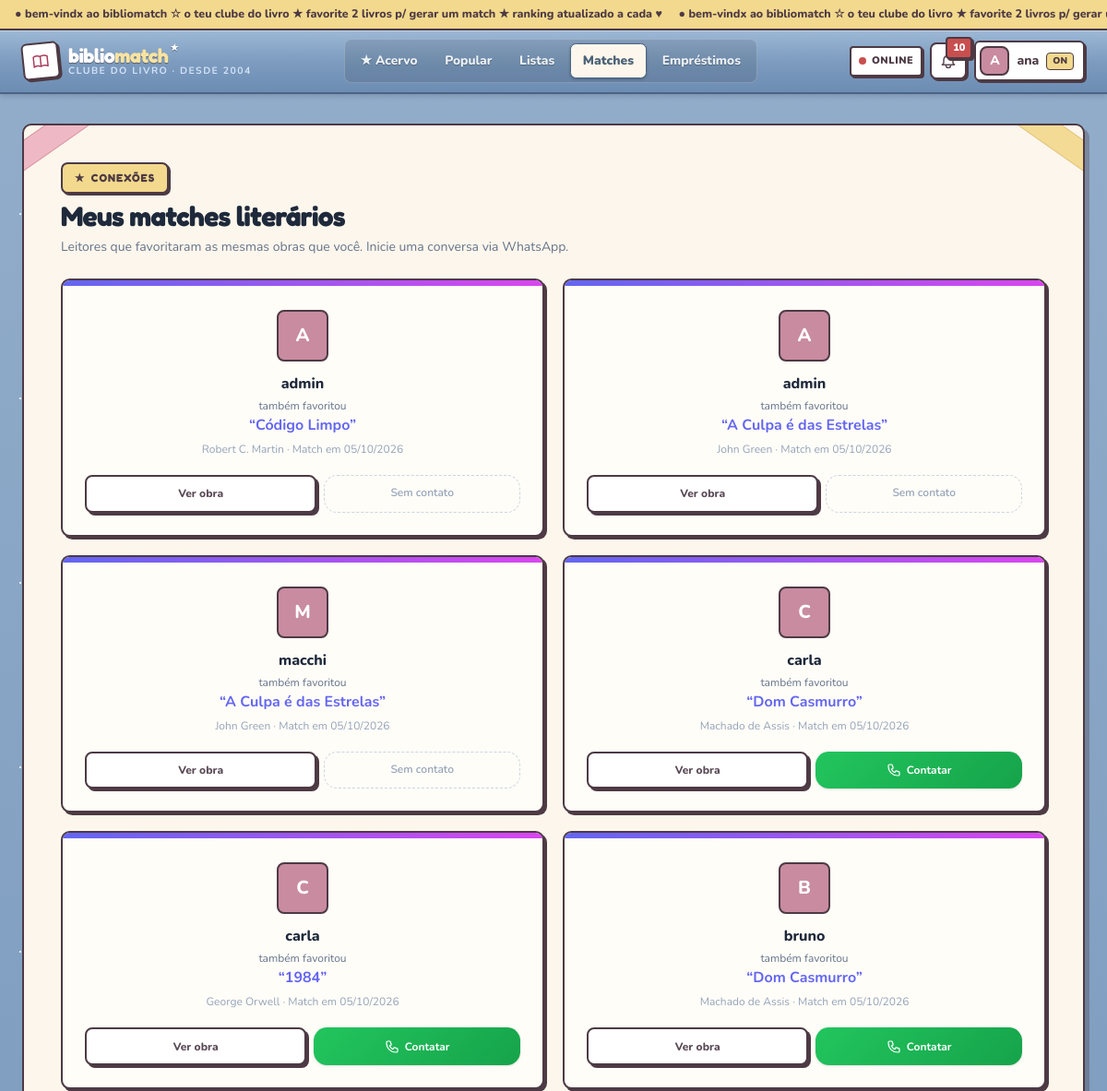
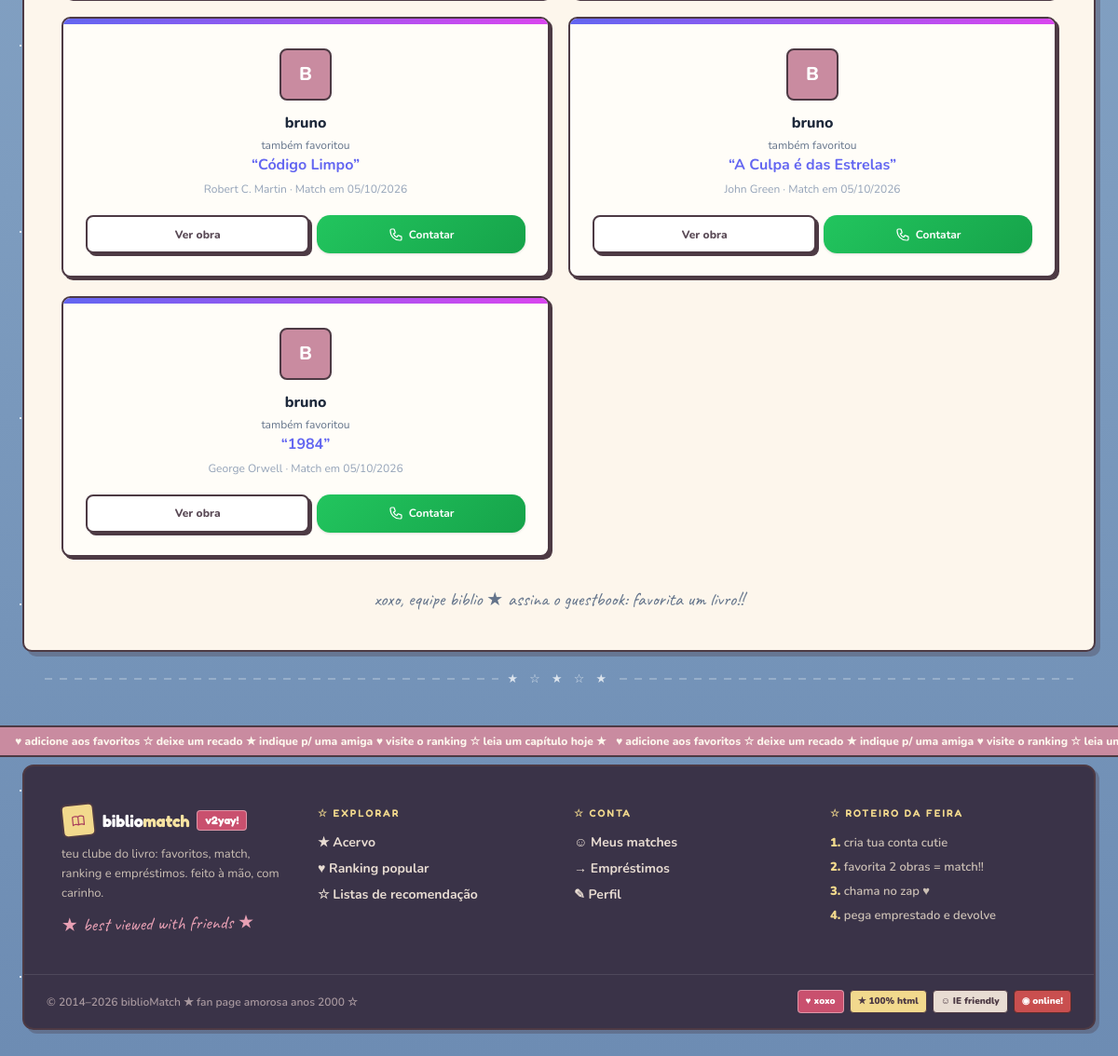
The page /matches/ (signed in) on the database its author committed (2 pictures, top to bottom).
### core/models.py (models this page shows, shortened)
class MatchLiterario(models.Model):
    livro = models.ForeignKey(Livro, on_delete=models.CASCADE, related_name="matches")
    usuario1 = models.ForeignKey(User, on_delete=models.CASCADE, related_name="matches_como_1")
    usuario2 = models.ForeignKey(User, on_delete=models.CASCADE, related_name="matches_como_2")
    criado_em = models.DateTimeField(auto_now_add=True)
    class Meta:
        ordering = ["-criado_em"]
        constraints = [
            models.UniqueConstraint(fields=["livro", "usuario1", "usuario2"], name="match_unico")
        ]

class Livro(models.Model):
    titulo = models.CharField(max_length=200)
    autor = models.CharField(max_length=150)
    area = models.CharField(max_length=50, choices=AREAS, default="Ficção")
    descricao = models.TextField(blank=True)
    ano = models.PositiveIntegerField(null=True, blank=True)
    isbn = models.CharField(max_length=30, blank=True)
    capa_url = models.URLField(blank=True, help_text="Link da capa (opcional, ideal p/ feira)")
    capa = models.ImageField(upload_to="capas/", blank=True, null=True)
    estoque_total = models.PositiveIntegerField(default=3)
    criado_em = models.DateTimeField(auto_now_add=True)
    class Meta:
        ordering = ["titulo"]

### core/views.py (the view)
# urls.py: path("matches/", views.meus_matches, name="matches"),
@login_required
def meus_matches(request):
    matches = (MatchLiterario.objects
               .filter(Q(usuario1=request.user) | Q(usuario2=request.user))
               .select_related("livro", "usuario1", "usuario2"))
    cards = []
    for m in matches:
        outro = m.usuario2 if m.usuario1 == request.user else m.usuario1
        profile, _ = Profile.objects.get_or_create(usuario=outro)
        cards.append({
            "match": m, "outro": outro,
            "telefone": profile.telefone_somente_digitos,
            "wa_url": profile.whatsapp_url(m.livro.titulo),
        })
    return render(request, "core/matches.html", {"cards": cards})

### core/templates/core/matches.html (shortened to what this page needs)
{% extends 'core/base.html' %}
{% block content %}
<div class="space-y-1.5 max-w-2xl">
  <span class="eyebrow">Conexões</span>
  <h1 class="text-2xl sm:text-3xl font-extrabold tracking-tight">Meus matches literários</h1>
  <p class="text-sm text-slate-500">Leitores que favoritaram as mesmas obras que você. Inicie uma conversa via WhatsApp.</p>
</div>
<div class="grid sm:grid-cols-2 gap-3 sm:gap-5 mt-6">
{% for c in cards %}
<article class="card card-hover p-5 sm:p-6 text-center relative overflow-hidden">
  <div class="absolute inset-x-0 top-0 h-1.5" style="background:linear-gradient(90deg,#6366f1,#d946ef)"></div>
  <span class="avatar w-14 h-14 text-xl mx-auto mt-2">{{ c.outro.username|first|upper }}</span>
  <p class="font-extrabold mt-3">{{ c.outro.username }}</p>
  <p class="text-xs text-slate-500 mt-1">também favoritou</p>
  <a href="{% url 'livro_detalhe' c.match.livro.pk %}" class="inline-block font-bold text-indigo-500 hover:underline mt-0.5 leading-snug">“{{ c.match.livro.titulo }}”</a>
  <p class="text-xs text-slate-400 mt-1.5">{{ c.match.livro.autor }} · Match em {{ c.match.criado_em|date:"d/m/Y" }}</p>
  <div class="flex gap-2 mt-5">
    <a href="{% url 'livro_detalhe' c.match.livro.pk %}" class="btn-ghost text-xs flex-1">Ver obra</a>
    {% if c.wa_url %}
    <a href="{{ c.wa_url }}" target="_blank" rel="noopener" class="flex-1 inline-flex items-center justify-center gap-1.5 text-xs font-bold text-white rounded-[.9rem] py-2.5 px-3 hover:brightness-105 hover:scale-[1.02] active:scale-100 transition shadow" style="background:linear-gradient(135deg,#22c55e,#16a34a)">{% include 'core/partials/icon.html' with name='phone' cls='w-4 h-4' %}Contatar</a>
    {% else %}
    <span class="flex-1 text-center text-xs font-semibold text-slate-400 border border-dashed border-slate-300 rounded-[.9rem] py-2.5" title="Este leitor ainda não cadastrou telefone">Sem contato</span>
    {% endif %}
  </div>
</article>
{% endfor %}
</div>
{% endblock %}

### core/templates/core/base.html (shortened to what this page needs)
<!DOCTYPE html>
<html lang="pt-br" class="">
<head>
<script src="https://cdn.tailwindcss.com"></script>
</head>
<body class="starry text-slate-800 min-h-screen flex flex-col">
<div class="ticker overflow-hidden border-b-2 border-[#4d3a44] text-[#4d3a44] text-[12.5px] font-extrabold" style="background:#f2d98d" role="note" aria-label="Avisos da comunidade">
  <div class="ticker-track py-1.5">
    <span class="px-4"><span class="anim-blink">●</span> bem-vindx ao bibliomatch ☆ o teu clube do livro ★ favorite 2 livros p/ gerar um match ★ ranking atualizado a cada ♥ &nbsp;&nbsp;&nbsp; <span class="anim-blink">●</span> bem-vindx ao bibliomatch ☆ o teu clube do livro ★ favorite 2 livros p/ gerar um match ★ ranking atualizado a cada ♥ &nbsp;&nbsp;&nbsp;</span>
  </div>
</div>
<header class="sticky top-0 z-40 glossy-bar border-b-2 border-[#4a6484]">
<nav class="max-w-7xl mx-auto px-4 sm:px-6 flex items-center justify-between h-[4.2rem] gap-2">
  <a href="{% url 'home' %}" class="flex items-center gap-2.5 shrink-0 group">
    <span class="w-10 h-10 rounded-md grid place-items-center bg-white border-2 border-[#4d3a44] shadow-[2px_2px_0_#4d3a44] -rotate-6 group-hover:rotate-3 transition-transform text-[#a83e5c]">{% include 'core/partials/icon.html' with name='book' cls='w-5 h-5' %}</span>
    <span class="leading-none">
      <span class="font-display font-bold text-[1.35rem] text-white tracking-tight block" style="text-shadow:0 1px 0 rgba(60,50,60,.6)">biblio<span class="text-[#f7e3a1]">match</span><sup class="text-[10px] align-super ml-0.5 inline-block spin-slow">★</sup></span>
      <span class="hidden sm:block text-[10.5px] font-bold text-blue-100/90 tracking-[.14em] uppercase">clube do livro · desde 2004</span>
    </span>
  </a>
  {% with active=request.resolver_match.url_name %}
  <div class="hidden md:flex items-center gap-1 text-sm font-medium bg-black/10 rounded-lg p-1 border border-white/20">
    <a href="{% url 'livros' %}" class="nav-link {% if active == 'livros' or active == 'livro_detalhe' %}active{% endif %}">★ Acervo</a>
    <a href="{% url 'ranking' %}" class="nav-link {% if active == 'ranking' %}active{% endif %}">Popular</a>
    <a href="{% url 'colecoes' %}" class="nav-link {% if active == 'colecoes' or active == 'colecao_detalhe' %}active{% endif %}">Listas</a>
    {% if user.is_authenticated %}
    <a href="{% url 'matches' %}" class="nav-link {% if active == 'matches' %}active{% endif %}">Matches</a>
    <a href="{% url 'meus_emprestimos' %}" class="nav-link {% if active == 'meus_emprestimos' %}active{% endif %}">Empréstimos</a>
    {% endif %}
  </div>
  {% endwith %}
  <div class="flex items-center gap-2">
    <span class="hidden sm:inline-flex items-center gap-1.5 text-[11px] font-black uppercase tracking-wider bg-white border-2 border-[#4d3a44] rounded px-2 py-1.5 shadow-[2px_2px_0_#4d3a44] text-[#4d3a44]" title="sempre online ★"><span class="w-2 h-2 rounded-full bg-[#c94f4f] inline-block anim-blink"></span>online</span>
    {% if user.is_authenticated %}
    <a href="{% url 'notificacoes' %}" class="icon-btn !bg-white relative" title="Notificações" aria-label="Notificações">{% include 'core/partials/icon.html' with name='bell' cls='w-5 h-5' %}
      {% if notificacoes_nao_lidas %}<span class="absolute -top-2 -right-2 min-w-[1.4rem] h-6 px-1.5 rounded bg-[#c94f4f] border-2 border-[#4d3a44] text-white text-[11px] font-black grid place-items-center shadow-[2px_2px_0_#4d3a44]">{{ notificacoes_nao_lidas }}</span>{% endif %}
    </a>
    <a href="{% url 'perfil' %}" class="hidden sm:flex items-center gap-2 pl-1 pr-2.5 py-1 rounded-md bg-white border-2 border-[#4d3a44] shadow-[2px_2px_0_#4d3a44] hover:-translate-y-0.5 transition text-[#4d3a44]" title="Meu perfil ★ {{ user.username }}">
      <span class="avatar w-8 h-8 text-sm !border-[#4d3a44]">{{ user.username|first|upper }}</span>
      <span class="text-sm font-extrabold max-w-[7rem] truncate">{{ user.username }}</span>
      <span class="text-[10px] font-black bg-[#f2d98d] border border-[#4d3a44] rounded px-1.5 py-px">ON</span>
    </a>
    {% else %}
    <a href="{% url 'login' %}" class="glossy-btn hidden sm:inline-block text-sm font-extrabold px-4 py-2 rounded-md text-white">Entrar</a>
    <a href="{% url 'cadastro' %}" class="btn-primary btn-shine !py-2.5 !text-[13px]">★ Criar conta</a>
    {% endif %}
  </div>
</nav>
</header>
<main class="flex-1 w-full max-w-7xl mx-auto px-3 sm:px-6 py-5 sm:py-8 pb-24 md:pb-10">
<div class="page-sheet p-4 sm:p-8 lg:p-10 relative overflow-hidden">
  <div class="pointer-events-none absolute -top-1 -left-6 w-28 h-7 rotate-[-35deg] bg-[#e8a0b4]/70 border-y border-[#a83e5c]/30" aria-hidden="true"></div>
  <div class="pointer-events-none absolute -top-1 -right-6 w-28 h-7 rotate-[35deg] bg-[#f2d98d]/90 border-y border-yellow-700/20" aria-hidden="true"></div>
  {% block content %}{% endblock %}
  <p class="font-hand text-center text-xl mt-8 text-slate-500">xoxo, equipe biblio ★ assina o guestbook: favorita um livro!!</p>
</div>
<div class="divider-stars mt-5 px-6 select-none" aria-hidden="true">★ ☆ ★ ☆ ★</div>
</main>
<div class="ticker overflow-hidden border-y-2 border-[#4d3a44] text-[#fdf6ec] text-[12px] font-extrabold" style="background:#c98ba0" aria-hidden="true">
  <div class="ticker-track rev py-1.5">
    <span class="px-4">♥ adicione aos favoritos ☆ deixe um recado ★ indique p/ uma amiga ♥ visite o ranking ☆ leia um capítulo hoje ★&nbsp;&nbsp;&nbsp;♥ adicione aos favoritos ☆ deixe um recado ★ indique p/ uma amiga ♥ visite o ranking ☆ leia um capítulo hoje ★&nbsp;&nbsp;&nbsp;</span>
  </div>
</div>
<footer class="mt-2 pb-24 md:pb-8">
<div class="max-w-7xl mx-auto px-3 sm:px-6">
<div class="rounded-xl border-2 border-[#4d3a44] overflow-hidden shadow-[4px_4px_0_rgba(70,50,60,.3)] bg-[#3a3348] text-[#e8dcd2]">
  <div class="grid gap-8 sm:grid-cols-2 lg:grid-cols-4 text-sm p-6 sm:p-10">
    <div class="space-y-2">
      <p class="flex items-center gap-2 font-display font-bold text-lg text-white"><span class="w-9 h-9 rounded-md grid place-items-center bg-[#f2d98d] text-[#a83e5c] border-2 border-[#4d3a44] -rotate-6">{% include 'core/partials/icon.html' with name='book' cls='w-4 h-4' %}</span>biblio<span class="text-[#f7e3a1] -ml-2">match</span> <span class="text-xs bg-[#c9506e] text-white rounded px-2 py-0.5 border border-white/40">v2yay!</span></p>
      <p class="text-[#cbbfb4] leading-relaxed text-[13px]">teu clube do livro: favoritos, match, ranking e empréstimos. feito à mão, com carinho.</p>
      <p class="font-hand text-xl text-[#e8a0b4] -rotate-1">★ best viewed with friends ★</p>
    </div>
    <div><p class="font-display font-semibold mb-3 text-[11px] uppercase tracking-[.18em] text-[#f2d98d]">☆ explorar</p><div class="flex flex-col gap-2 text-[#e8dcd2] font-bold"><a class="hover:text-[#f2d98d] w-fit hover:underline decoration-wavy" href="{% url 'livros' %}">★ Acervo</a><a class="hover:text-[#f2d98d] w-fit hover:underline decoration-wavy" href="{% url 'ranking' %}">♥ Ranking popular</a><a class="hover:text-[#f2d98d] w-fit hover:underline decoration-wavy" href="{% url 'colecoes' %}">☆ Listas de recomendação</a></div></div>
    <div><p class="font-display font-semibold mb-3 text-[11px] uppercase tracking-[.18em] text-[#f2d98d]">☆ conta</p><div class="flex flex-col gap-2 text-[#e8dcd2] font-bold">{% if user.is_authenticated %}<a class="hover:text-[#f2d98d] w-fit" href="{% url 'matches' %}">☺ Meus matches</a><a class="hover:text-[#f2d98d] w-fit" href="{% url 'meus_emprestimos' %}">→ Empréstimos</a><a class="hover:text-[#f2d98d] w-fit" href="{% url 'perfil' %}">✎ Perfil</a>{% else %}<a class="hover:text-[#f2d98d] w-fit" href="{% url 'login' %}">Entrar →</a><a class="hover:text-[#f2d98d] w-fit" href="{% url 'cadastro' %}">★ Criar conta</a>{% endif %}</div></div>
    <div><p class="font-display font-semibold mb-3 text-[11px] uppercase tracking-[.18em] text-[#f2d98d]">☆ roteiro da feira</p><ol class="text-[#cbbfb4] space-y-1.5 list-none text-[13px] font-semibold"><li><b class="text-[#f2d98d]">1.</b> cria tua conta cutie</li><li><b class="text-[#f2d98d]">2.</b> favorita 2 obras = match!!</li><li><b class="text-[#f2d98d]">3.</b> chama no zap ♥</li><li><b class="text-[#f2d98d]">4.</b> pega emprestado e devolve</li></ol></div>
  </div>
  <div class="border-t border-white/10 px-6 py-4 flex flex-col sm:flex-row items-center gap-3 justify-between text-[12px]">
    <p class="text-[#a8989f] font-semibold">© 2014–2026 biblioMatch ★ fan page amorosa anos 2000 ☆</p>
    <div class="flex items-center gap-1.5" aria-label="Selos">
      <span class="text-[10px] font-black px-2 py-1 rounded bg-[#c9506e] text-white border border-white/40">♥ xoxo</span>
      <span class="text-[10px] font-black px-2 py-1 rounded bg-[#f2d98d] text-[#4d3a44] border border-[#4d3a44]">★ 100% html</span>
      <span class="text-[10px] font-black px-2 py-1 rounded bg-[#e8dcd2] text-[#4d3a44] border border-[#4d3a44]">☺ IE friendly</span>
      <span class="hidden sm:inline text-[10px] font-black px-2 py-1 rounded bg-[#c94f4f] text-white border border-[#5a2b2b] anim-blink">◉ online!</span>
    </div>
  </div>
</div>
</div>
</footer>
</body>
</html>

### rows shown on the page
MatchLiterario: outro.username|first "A", outro.username "admin", match.livro.titulo "Código Limpo", match.livro.autor "Robert C. Martin", match.criado_em "05/10/2026", shows "Sem contato"
MatchLiterario: outro.username|first "A", outro.username "admin", match.livro.titulo "A Culpa é das Estrelas", match.livro.autor "John Green", match.criado_em "05/10/2026", shows "Sem contato"
MatchLiterario: outro.username|first "M", outro.username "macchi", match.livro.titulo "A Culpa é das Estrelas", match.livro.autor "John Green", match.criado_em "05/10/2026", shows "Sem contato"
MatchLiterario: outro.username|first "C", outro.username "carla", match.livro.titulo "Dom Casmurro", match.livro.autor "Machado de Assis", match.criado_em "05/10/2026"
MatchLiterario: outro.username|first "C", outro.username "carla", match.livro.titulo "1984", match.livro.autor "George Orwell", match.criado_em "05/10/2026"
MatchLiterario: outro.username|first "B", outro.username "bruno", match.livro.titulo "Dom Casmurro", match.livro.autor "Machado de Assis", match.criado_em "05/10/2026"
MatchLiterario: outro.username|first "B", outro.username "bruno", match.livro.titulo "Código Limpo", match.livro.autor "Robert C. Martin", match.criado_em "05/10/2026"
MatchLiterario: outro.username|first "B", outro.username "bruno", match.livro.titulo "A Culpa é das Estrelas", match.livro.autor "John Green", match.criado_em "05/10/2026"
MatchLiterario: outro.username|first "B", outro.username "bruno", match.livro.titulo "1984", match.livro.autor "George Orwell", match.criado_em "05/10/2026"

### other values the page prints
{{ notificacoes_nao_lidas }} "10"
{{ user.username|first|upper }} "A"
{{ user.username }} "ana"
